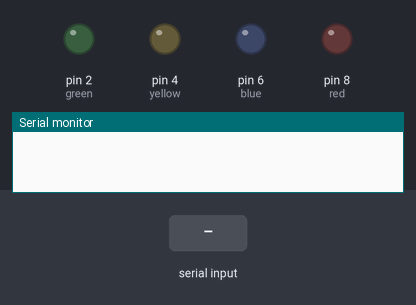
This sketch was run on a simulated Arduino Uno, built with avr-gcc and run on an emulated ATmega328P. On the bench: output pins drawn as LEDs (lit = HIGH), the last lines printed to the serial monitor. Inputs (shaded band) come from the test bench.

Above: at 1.2 s.
1.3 s: "r" received over Serial
At 1.9 s:
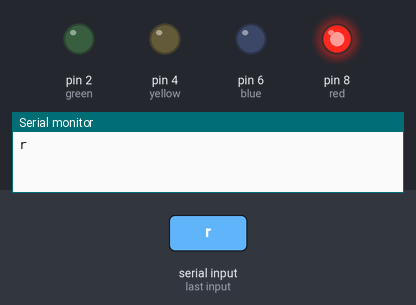
2.8 s: "b" received over Serial
At 3.1 s:
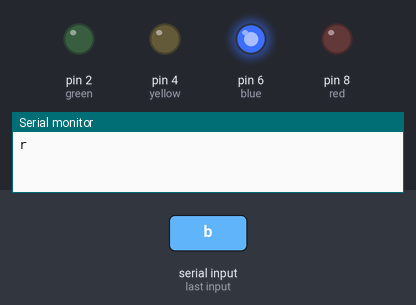
4.3 s: "y" received over Serial
At 5.4 s:
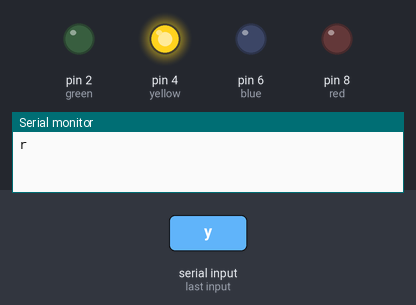
5.8 s: "g" received over Serial
At 6.6 s:
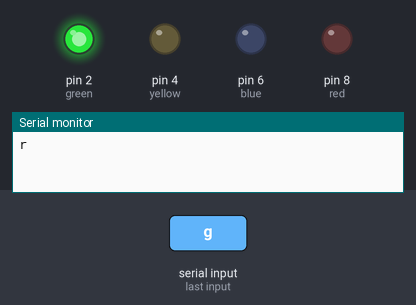
Timing chart, 0 to 8.3 s (numbered marks = the images above; inputs shaded):
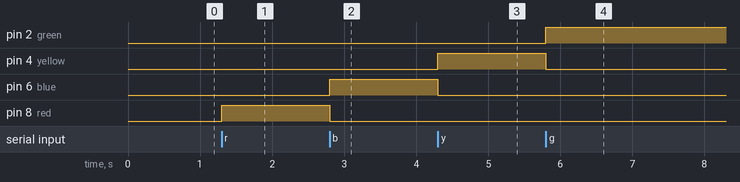

Measured:
- after the input at 1.3 s, pin 8 (red): LOW → HIGH at once
- after the input at 2.8 s, pin 6 (blue): LOW → HIGH at once; pin 8 (red): HIGH → LOW at once
- after the input at 4.3 s, pin 4 (yellow): LOW → HIGH at once; pin 6 (blue): HIGH → LOW at once
- after the input at 5.8 s, pin 2 (green): LOW → HIGH at once; pin 4 (yellow): HIGH → LOW at once

The sketch:

File_Arduino_4led.ino
```cpp
#define red 8
#define blue 6
#define yellow 4
#define green 2
char data;
void setup() {
  // put your setup code here, to run once:
  Serial.begin(9600);
  pinMode(red, OUTPUT);
  pinMode(blue, OUTPUT);
  pinMode(yellow, OUTPUT);
  pinMode(green, OUTPUT);
}

void loop() {
  data = Serial.read();
      switch(data){
        case 'r': digitalWrite(red, HIGH);
                  digitalWrite(blue, LOW);
                  digitalWrite(yellow, LOW);
                  digitalWrite(green, LOW);
                  Serial.println('r');
                  break;
        case 'b': digitalWrite(red, LOW);
                  digitalWrite(blue, HIGH);
                  digitalWrite(yellow, LOW);
                  digitalWrite(green, LOW);
                  break;
        case 'y': digitalWrite(red, LOW);
                  digitalWrite(blue, LOW);
                  digitalWrite(yellow, HIGH);
                  digitalWrite(green, LOW);
                  break;
        case 'g': digitalWrite(red, LOW);
                  digitalWrite(blue, LOW);
                  digitalWrite(yellow, LOW);
                  digitalWrite(green, HIGH);
                  break;
    }

}
```
